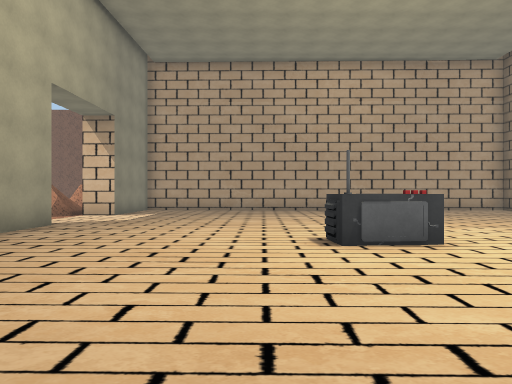
[1] (above)

22 first-person views from a walk through a 3-D level made in the Unity game engine. The camera is 1.4 m above the floor, looks level and sees 70° across. The floor is counted in squares, 2 m on a side. Each view is taken from the middle of a square. On the plan, view 1 faces up. The plan holds only what a view shows up to about 11 squares ahead; the rest is blank. The place goes on beyond the plan. The player is left out. Some surface patterns are stand-ins.

[2]
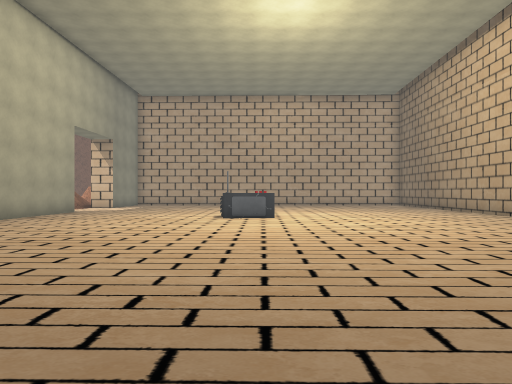

[3]
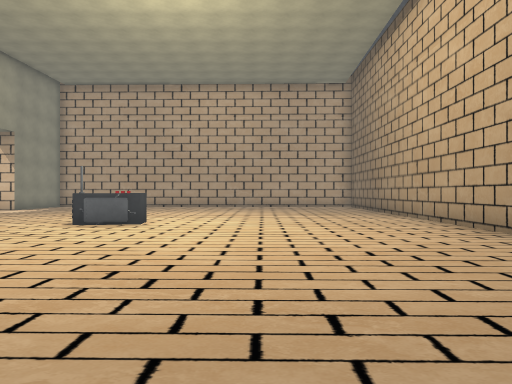

[4]
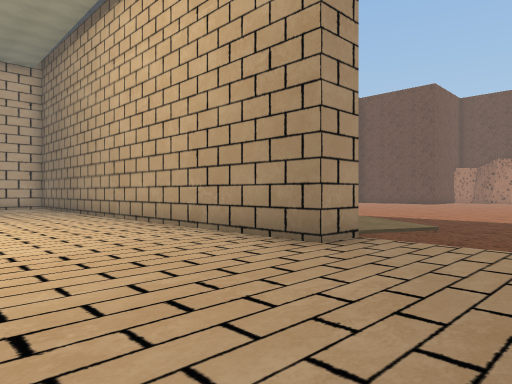

[5]
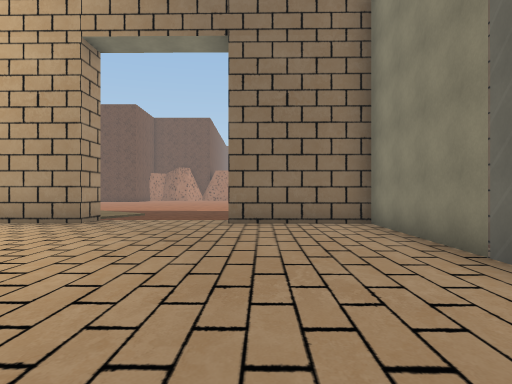

[6]
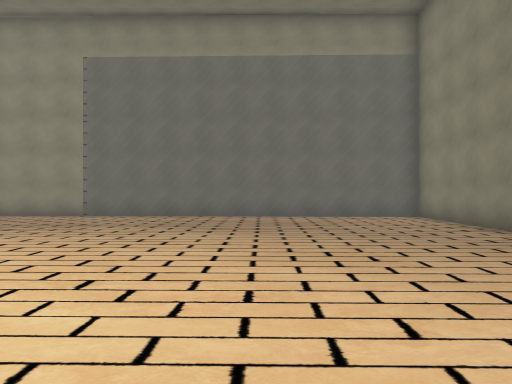

[7]
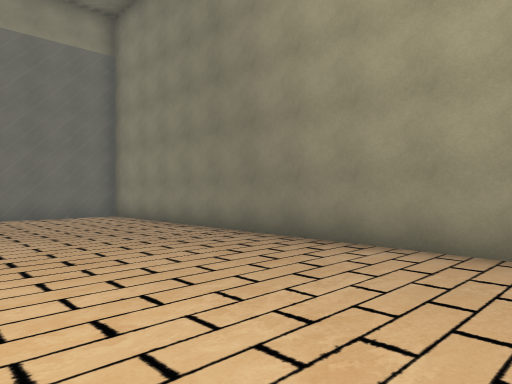

[8]
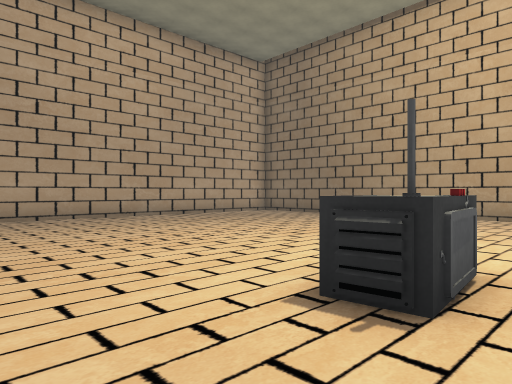

[9]
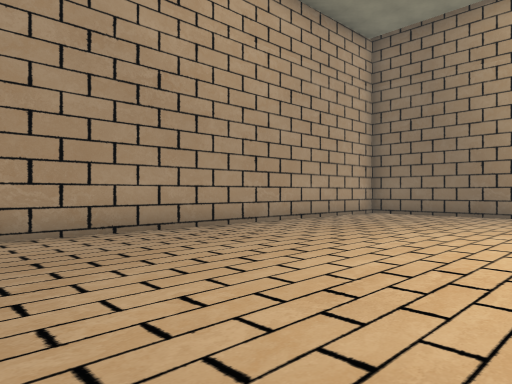

[10]
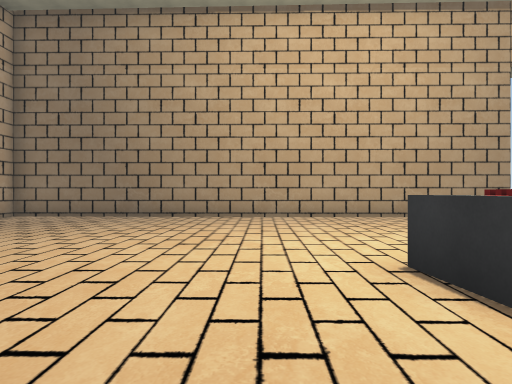

[11]
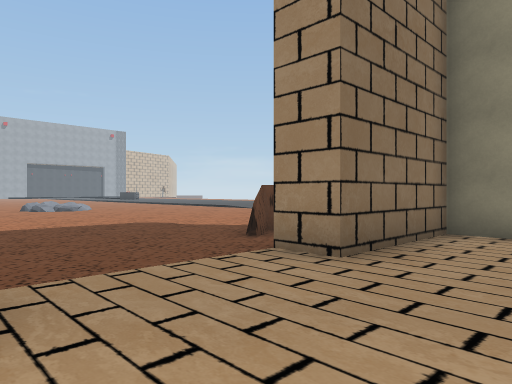

[12]
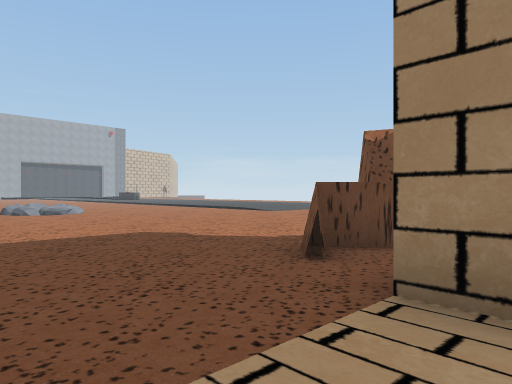

[13]
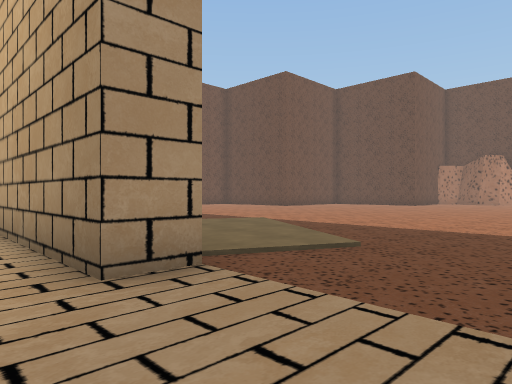

[14]
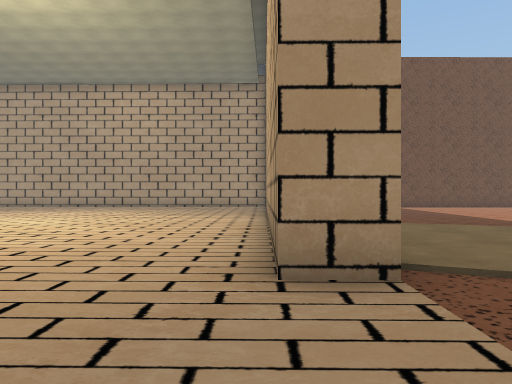

[15]
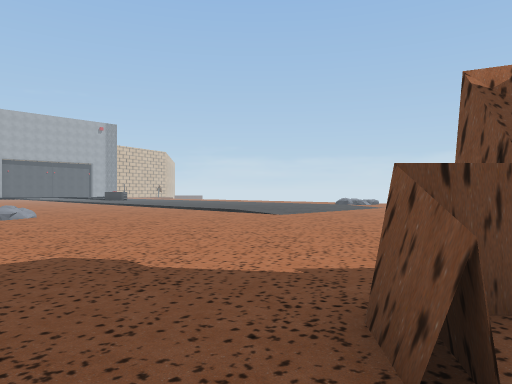

[16]
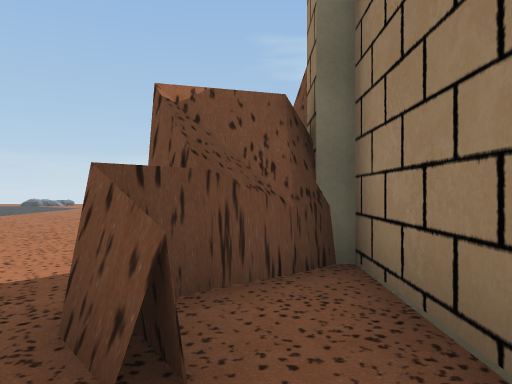

[17]
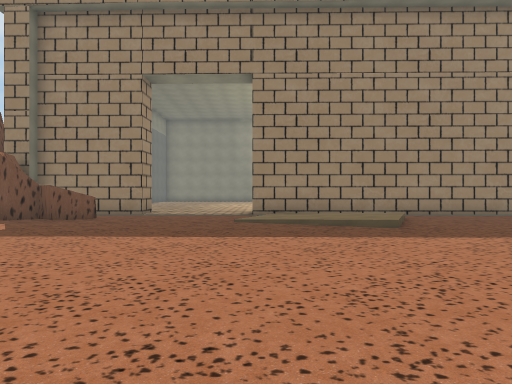

[18]
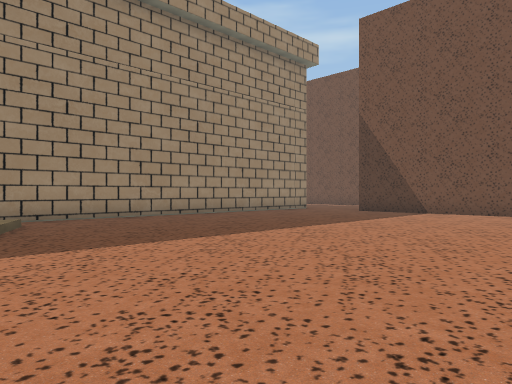

[19]
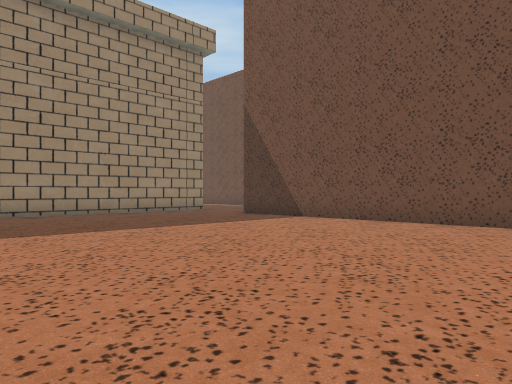

[20]
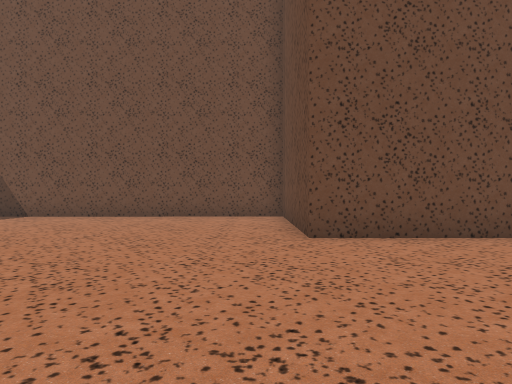

[21]
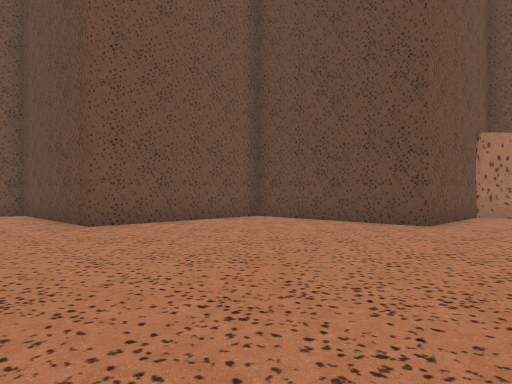

[22]
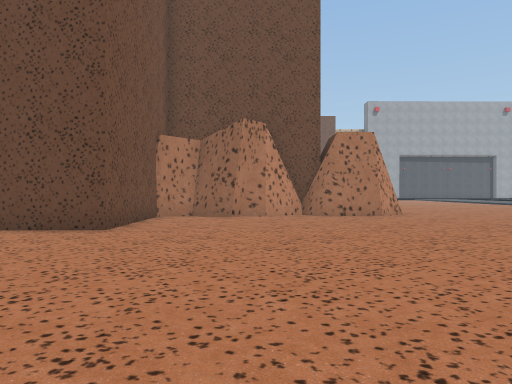

### Floor plan
Points are (right, up) in squares from view 1. A wall is a line through its corners. A room is listed if a view was taken in it or the views show most of it. See-through windows are left out.
Room 1 (views 1, 2, 3, 4, 5, 6, 7, 8, 9, 10, 11, 12, 13, 14)
walls: (-4.3, 7.8) (-4.6, -6.3) (10.5, -6.6); (10.1, -0.1) (9.2, -0.1) (9.4, 13.9) (-1, 14.1); (9.1, -6.6) (9.1, -3.4) (10.1, -3.4)
ways out: opening at (10, -2) to room 2; opening at (-5, 9)
objects: other object (1, 5) to (2, 5)
Room 2 (views 15, 16, 17, 18, 19, 20, 21, 22)
walls: (11.3, -4.2) (12, -5) (11.5, -5.6) (12.1, -6.3); (11.9, -5.1) (11.3, -4.3) (11.6, -4.8); (10.1, -3.4) (10, -6.6); (11.3, -5.8) (12, -5); (31.7, -0.6) (31.6, 0.1) (32, 0.4); (31.8, 4.3) (31.3, 4.8) (27.7, 4.8) (27.7, 9.6) (22.8, 9.6) (22.8, 14.4) (14.7, 14.3); (32.1, 1) (31.5, 1.7) (31.5, 2.3) (31.1, 2.6) (31.2, 3.1) (31.7, 3.7) (31.6, 4.6); (10.6, -6.2) (11.4, -5.6); (10.3, 9.9) (10.1, -0.1); (32.1, -2.1) (31.8, -1.7) (31.8, -0.6)
low walls: (12, -5) (11.4, -4.2)
ways out: opening at (10, -2) to room 1

Positions as (right, up) in squares from view 1, and headings:
1: (0, 0), facing up
2: (2, -5), facing up
3: (5, -3), facing up
4: (5, -3), facing up-right
5: (1, -4), facing right
6: (0, 4), facing down
7: (0, 4), facing down-left
8: (-1, 4), facing up-right
9: (-2, 8), facing up-right
10: (-1, 7), facing right
11: (7, 0), facing down-right
12: (9, -1), facing down-right
13: (8, -3), facing up-right
14: (9, -3), facing up
15: (11, -3), facing down-right
16: (11, -3), facing down
17: (21, 0), facing left
18: (20, 2), facing up-left
19: (22, 6), facing up-left
20: (22, 4), facing up
21: (20, 2), facing up-right
22: (21, 2), facing right
